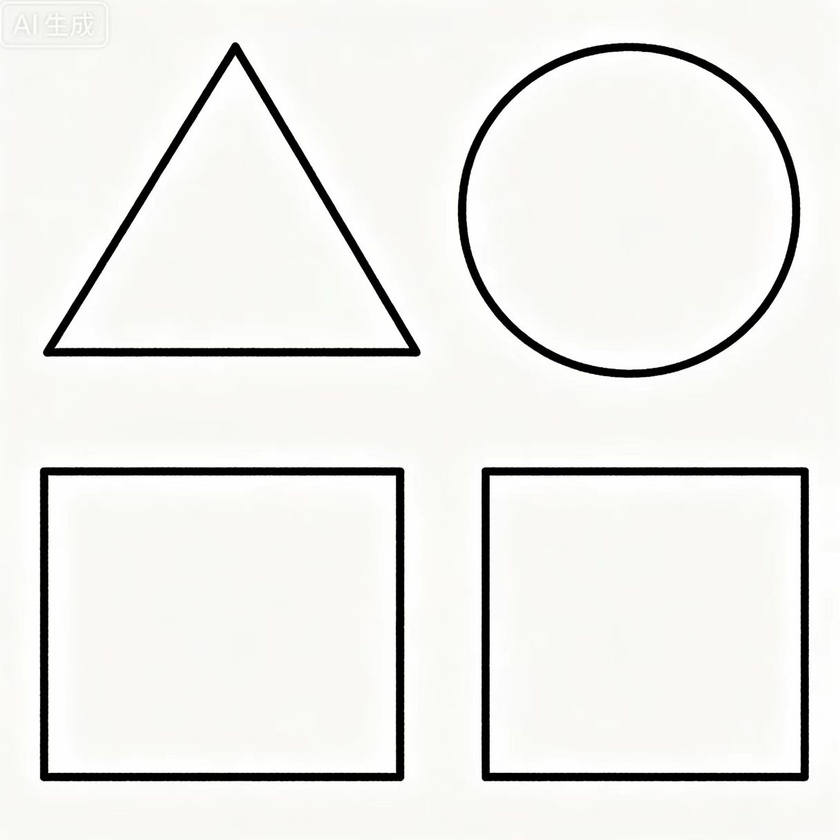
#> input picture 1.jpg, 840 x 840 px, shrunk from 1216 x 1215 before the run
$ python shape_detection.py
#> lines starting #> are read from the running program, lines starting #| are printed output that depends on the picture; after the words box and inside, x2 and y2 are one past the last pixel; in counts of white or black regions, pixels touching at a corner belong together
import cv2
import numpy as np

def detect_shapes(image_path):
#> called with image_path = '1.jpg'
    img = cv2.imread(image_path)
#> img is the input picture: shape (840, 840, 3); mean B, G, R 232.9, 236.3, 236.3
    if img is None:
        print(f"无法读取图片: {image_path}")
        return

    triangle_count = 0
    circle_count = 0
    rectangle_count = 0

    gray = cv2.cvtColor(img, cv2.COLOR_BGR2GRAY)
    blurred = cv2.GaussianBlur(gray, (5, 5), 0)

    edges = cv2.Canny(blurred, 50, 150)
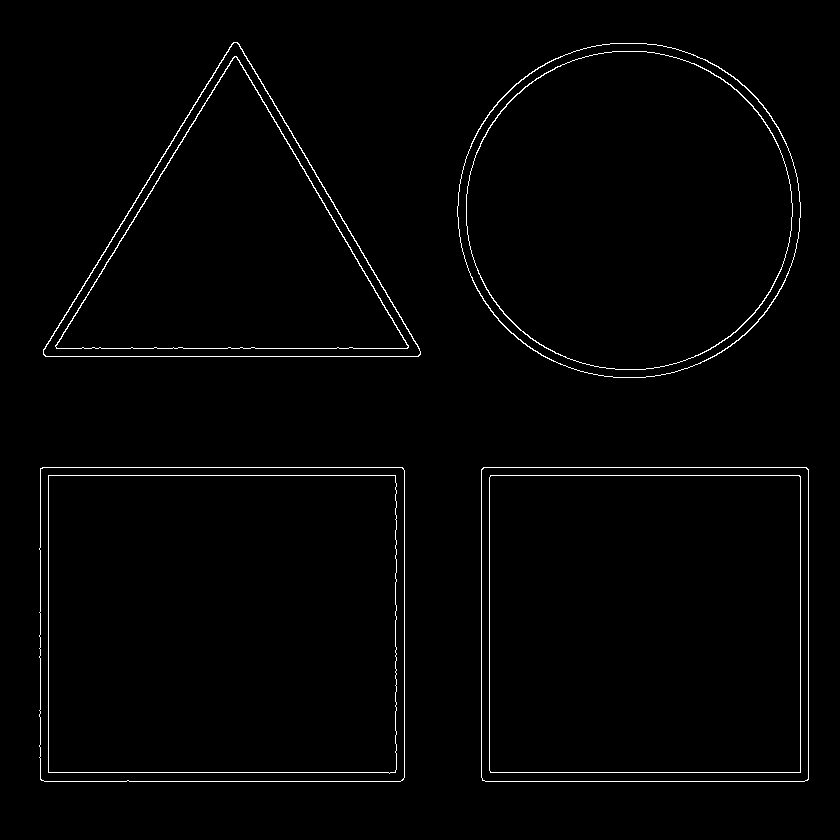
#> edges: shape (840, 840); 1.4% white in thin lines or dots, all inside (x1, y1, x2, y2) = (39, 42, 809, 782)
    dilated = cv2.dilate(edges, None, iterations=2)
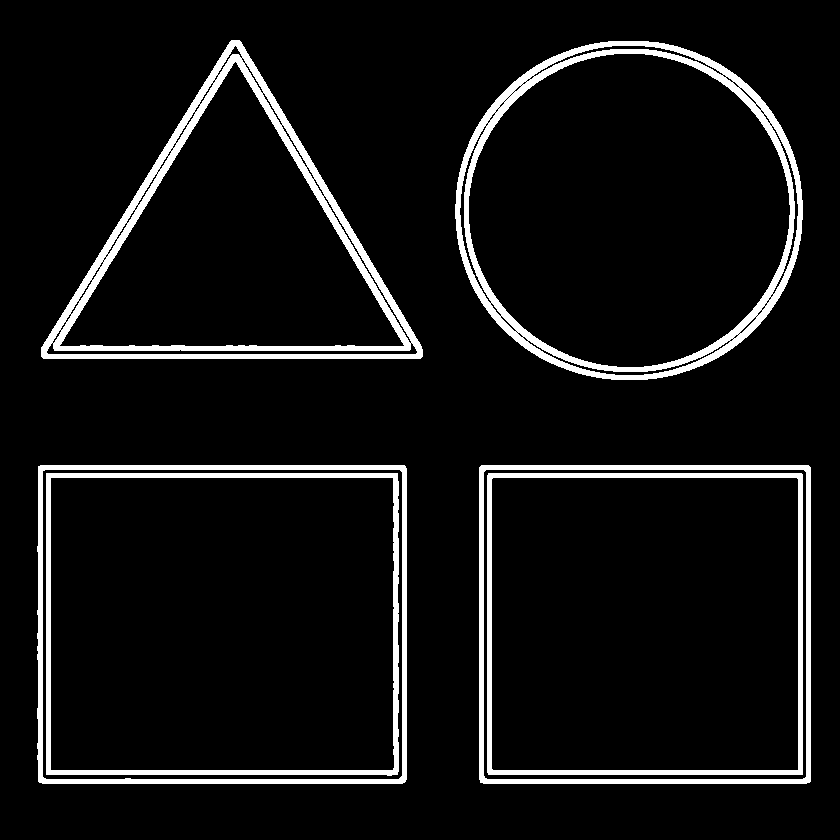
#> dilated: shape (840, 840); 7.4% white; 6 white regions
    contours, _ = cv2.findContours(dilated, cv2.RETR_EXTERNAL, cv2.CHAIN_APPROX_SIMPLE)
#> contours = 4 contours; box (x1, y1, x2, y2) and area: (37, 465, 407, 784) 117059, (479, 465, 811, 784) 105244, (455, 41, 803, 380) 93058, (41, 40, 423, 359) 63946

    for contour in contours:
        area = cv2.contourArea(contour)
        if area < 50:
            continue

        perimeter = cv2.arcLength(contour, True)
        approx = cv2.approxPolyDP(contour, 0.02 * perimeter, True)
        vertices = len(approx)

        x, y, w, h = cv2.boundingRect(contour)

        if vertices == 3:
            triangle_count += 1
            cv2.rectangle(img, (x, y), (x + w, y + h), (255, 0, 0), 2)
            cv2.putText(img, "Triangle", (x, y - 10), cv2.FONT_HERSHEY_SIMPLEX, 0.5, (255, 0, 0), 2)

        elif vertices == 4:
            rectangle_count += 1
            cv2.rectangle(img, (x, y), (x + w, y + h), (0, 255, 0), 2)
            cv2.putText(img, "Rectangle", (x, y - 10), cv2.FONT_HERSHEY_SIMPLEX, 0.5, (0, 255, 0), 2)

        else:
            area_contour = area
            center_x, center_y = x + w // 2, y + h // 2
            radius = max(w, h) // 2
            circle_area = np.pi * radius * radius
            ratio = area_contour / circle_area

            if 0.6 <= ratio <= 1.4:
                circle_count += 1
                cv2.rectangle(img, (x, y), (x + w, y + h), (0, 0, 255), 2)
                cv2.putText(img, "Circle", (x, y - 10), cv2.FONT_HERSHEY_SIMPLEX, 0.5, (0, 0, 255), 2)
#> this loop made 4 passes
#> (area, perimeter, vertices, x, y, w, h, area_contour) on pass 3: (93058.5, 1139.8, 8, 455, 41, 348, 339, 93058.5)
#> (area, perimeter, approx, vertices, x, y, w, h) on passes 1 to 2: (105244, 1293.3, [[479, 467], [480, 782], [810, 781], [808, 465]], 4, 479, 465, 332, 319), (117059, 1373.9, [[38, 466], [39, 782], [405, 781], [404, 465]], 4, 37, 465, 370, 319)
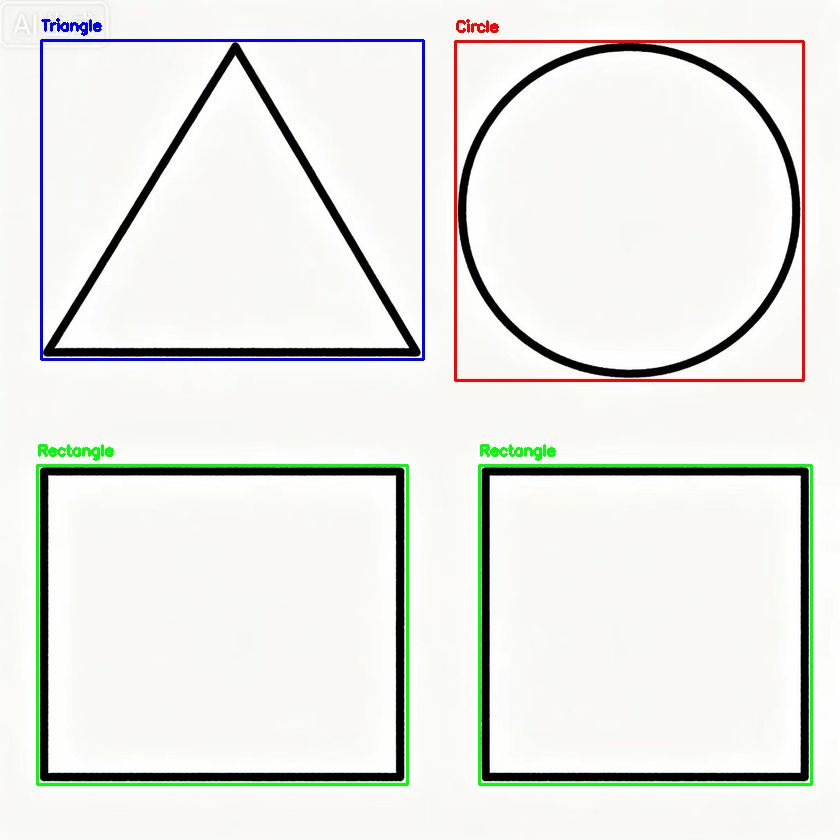
#> img: shape (840, 840, 3); 2.59% of pixels changed, all inside (x1, y1, x2, y2) = (36, 18, 813, 786)
#> after the loop, circle_count = 1; rectangle_count = 2; triangle_count = 1

    print(f"识别到的形状数量:")
    print(f"圆形: {circle_count} 个")
#| 圆形: 1 个
    print(f"三角形: {triangle_count} 个")
#| 三角形: 1 个
    print(f"矩形: {rectangle_count} 个")
#| 矩形: 2 个

    output_path = 'result.jpg'
    cv2.imwrite(output_path, img)
    print(f"\n标注后的图片已保存为: {output_path}")

    cv2.imshow('Shape Detection', img)
    cv2.waitKey(0)
    cv2.destroyAllWindows()

if __name__ == "__main__":
    detect_shapes('1.jpg')
